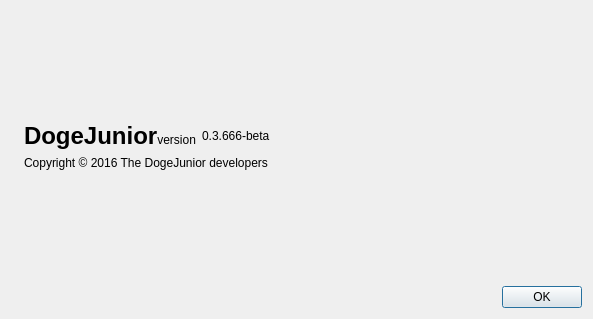
<?xml version="1.0" encoding="UTF-8"?>
<ui version="4.0">
 <class>AboutDialog</class>
 <widget class="QDialog" name="AboutDialog">
  <property name="geometry">
   <rect>
    <x>0</x>
    <y>0</y>
    <width>593</width>
    <height>319</height>
   </rect>
  </property>
  <property name="windowTitle">
   <string>About DogeJunior</string>
  </property>
  <property name="styleSheet">
   <string notr="true">background-image: url(:/images/dogejbg);</string>
  </property>
  <layout class="QHBoxLayout" name="horizontalLayout_2">
   <item>
    <widget class="QLabel" name="label_4">
     <property name="sizePolicy">
      <sizepolicy hsizetype="Preferred" vsizetype="Ignored">
       <horstretch>0</horstretch>
       <verstretch>0</verstretch>
      </sizepolicy>
     </property>
     <property name="pixmap">
      <pixmap resource="../bitcoin.qrc">:/images/about</pixmap>
     </property>
    </widget>
   </item>
   <item>
    <layout class="QVBoxLayout" name="verticalLayout_2">
     <item>
      <spacer name="verticalSpacer_2">
       <property name="orientation">
        <enum>Qt::Vertical</enum>
       </property>
       <property name="sizeHint" stdset="0">
        <size>
         <width>20</width>
         <height>40</height>
        </size>
       </property>
      </spacer>
     </item>
     <item>
      <layout class="QHBoxLayout" name="horizontalLayout">
       <item>
        <widget class="QLabel" name="label">
         <property name="cursor">
          <cursorShape>IBeamCursor</cursorShape>
         </property>
         <property name="text">
          <string>&lt;html&gt;&lt;head/&gt;&lt;body&gt;&lt;p&gt;&lt;span style=&quot; font-size:18pt; font-weight:600;&quot;&gt;DogeJunior&lt;/span&gt;&lt;span style=&quot; font-size:18pt;&quot;/&gt;version&lt;/p&gt;&lt;/body&gt;&lt;/html&gt;</string>
         </property>
         <property name="textInteractionFlags">
          <set>Qt::LinksAccessibleByMouse|Qt::TextSelectableByKeyboard|Qt::TextSelectableByMouse</set>
         </property>
        </widget>
       </item>
       <item>
        <widget class="QLabel" name="versionLabel">
         <property name="cursor">
          <cursorShape>IBeamCursor</cursorShape>
         </property>
         <property name="text">
          <string notr="true">0.3.666-beta</string>
         </property>
         <property name="textInteractionFlags">
          <set>Qt::LinksAccessibleByMouse|Qt::TextSelectableByKeyboard|Qt::TextSelectableByMouse</set>
         </property>
        </widget>
       </item>
       <item>
        <spacer name="horizontalSpacer">
         <property name="orientation">
          <enum>Qt::Horizontal</enum>
         </property>
         <property name="sizeHint" stdset="0">
          <size>
           <width>40</width>
           <height>20</height>
          </size>
         </property>
        </spacer>
       </item>
      </layout>
     </item>
     <item>
      <widget class="QLabel" name="copyrightLabel">
       <property name="cursor">
        <cursorShape>IBeamCursor</cursorShape>
       </property>
       <property name="text">
        <string>Copyright © 2016 The DogeJunior developers</string>
       </property>
       <property name="textInteractionFlags">
        <set>Qt::LinksAccessibleByMouse|Qt::TextSelectableByKeyboard|Qt::TextSelectableByMouse</set>
       </property>
      </widget>
     </item>
     <item>
      <spacer name="verticalSpacer">
       <property name="orientation">
        <enum>Qt::Vertical</enum>
       </property>
       <property name="sizeHint" stdset="0">
        <size>
         <width>20</width>
         <height>40</height>
        </size>
       </property>
      </spacer>
     </item>
     <item>
      <widget class="QDialogButtonBox" name="buttonBox">
       <property name="orientation">
        <enum>Qt::Horizontal</enum>
       </property>
       <property name="standardButtons">
        <set>QDialogButtonBox::Ok</set>
       </property>
      </widget>
     </item>
    </layout>
   </item>
  </layout>
 </widget>
 <resources>
  <include location="../bitcoin.qrc"/>
 </resources>
 <connections>
  <connection>
   <sender>buttonBox</sender>
   <signal>accepted()</signal>
   <receiver>AboutDialog</receiver>
   <slot>accept()</slot>
   <hints>
    <hint type="sourcelabel">
     <x>360</x>
     <y>308</y>
    </hint>
    <hint type="destinationlabel">
     <x>157</x>
     <y>274</y>
    </hint>
   </hints>
  </connection>
  <connection>
   <sender>buttonBox</sender>
   <signal>rejected()</signal>
   <receiver>AboutDialog</receiver>
   <slot>reject()</slot>
   <hints>
    <hint type="sourcelabel">
     <x>428</x>
     <y>308</y>
    </hint>
    <hint type="destinationlabel">
     <x>286</x>
     <y>274</y>
    </hint>
   </hints>
  </connection>
 </connections>
</ui>
